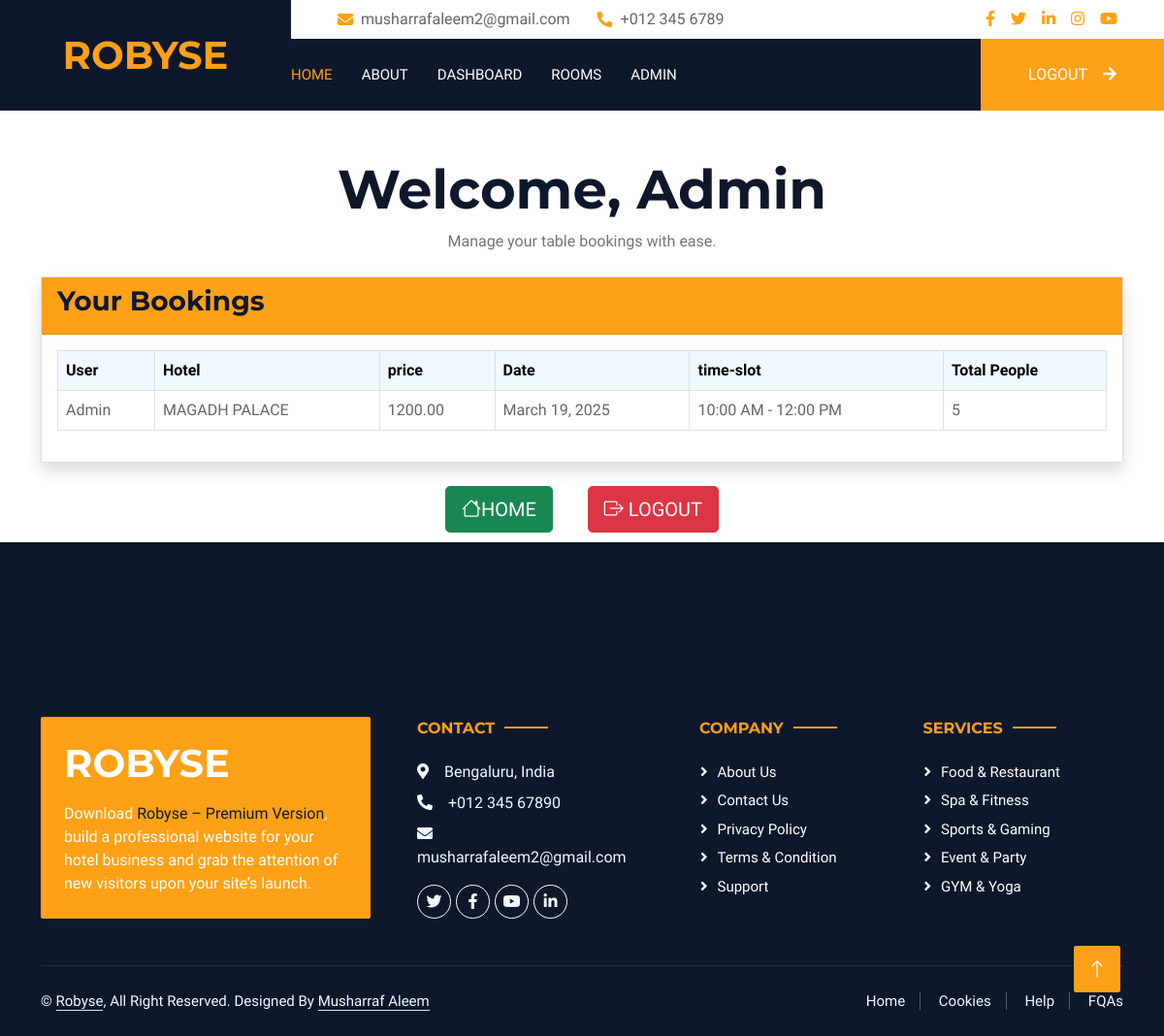
Before: /dashboard/ (signed in) with the older database file.
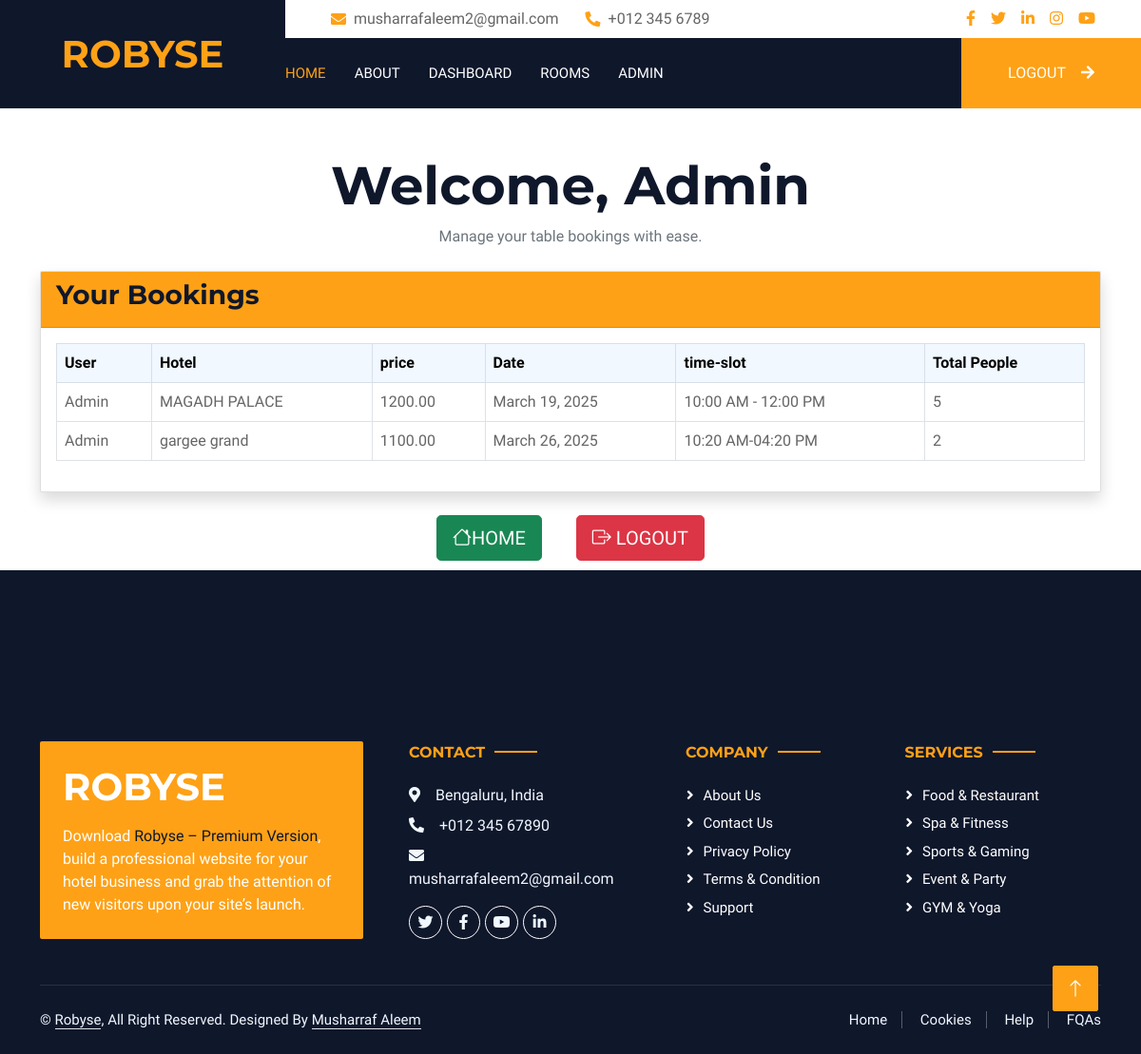
After: the same page with the newer database file.
### app/models.py (models this page shows, shortened)
class Booking(models.Model):
    instance = models.ForeignKey('Model1', on_delete=models.CASCADE)
    user = models.ForeignKey(User, on_delete=models.CASCADE, related_name='booking')
    name = models.CharField(max_length=255)  # Auto-filled
    price = models.DecimalField(max_digits=10, decimal_places=2)  # Auto-filled
    date = models.DateField()
    time_slot = models.CharField(max_length=50)
    number_of_people = models.PositiveIntegerField()

### app/views.py (the view)
# urls.py: path('dashboard/', dashboard, name='dashboard'),
@login_required
def dashboard(request):
    user = request.user
    feedbacks = user.feedback.all()
    bookings = user.booking.all()
    return render(request, 'dashboard.html', {'feedbacks':feedbacks,'bookings': bookings})

### templates/dashboard.html (shortened to what this page needs)
{% extends 'base1.html' %}
{% load static %}
{% block content %}
<div class="container py-5">
    <div class="text-center mb-4">
        <h1 class="display-4">Welcome, {{ user.username }}</h1>
        <p class="text-muted">Manage your table bookings with ease.</p>
    </div>
    <div class="card shadow mb-4">
        <div class="card-header bg-primary text-white">
            <h3 class="card-title">Your Bookings</h3>
        </div>
        <div class="card-body">
            {% if bookings %}
            <div class="table-responsive">
                <table class="table table-bordered table-hover">
                    <thead class="table-light">
                        <tr>
                            <th>User</th>
                            <th>Hotel</th>
                            <th>price</th>
                            <th>Date</th>
                            <th>time-slot</th>
                            <th>Total People</th>
                        </tr>
                    </thead>
                    <tbody>
                        {% for b in bookings %}
                        <tr>
                            <td>{{ b.user }}</td>
                            <td>{{ b.name }}</td>
                            <td>{{ b.price }}</td>
                            <td>{{ b.date }}</td>
                            <td>{{ b.time_slot }}</td>
                            <td>{{ b.number_of_people }}</td>
                        </tr>
                        {% endfor %}
                    </tbody>
                </table>
            </div>
            {% else %}
            <p class="text-center text-muted">No bookings yet! Click below to book a table.</p>
            {% endif %}
        </div>
    </div>
    <div class="d-flex justify-content-center gap-3">
        <a href="{% url 'home_view' %}" class="btn btn-success btn-lg">
            <i class="bi bi-house"></i>home
        </a>&nbsp;
        <form action="{% url 'logout' %}" method="POST">
            <button type="submit" class="btn btn-danger btn-lg">
                <i class="bi bi-box-arrow-right"></i> Logout
            </button>
        </form>
    </div>
</div><br><br><br>
{% endblock %}

Changed rows visible on the page:
added Booking: user "Admin", name "gargee grand", price "1100.00", date "March 26, 2025", time_slot "10:20 AM-04:20 PM", number_of_people "2"
